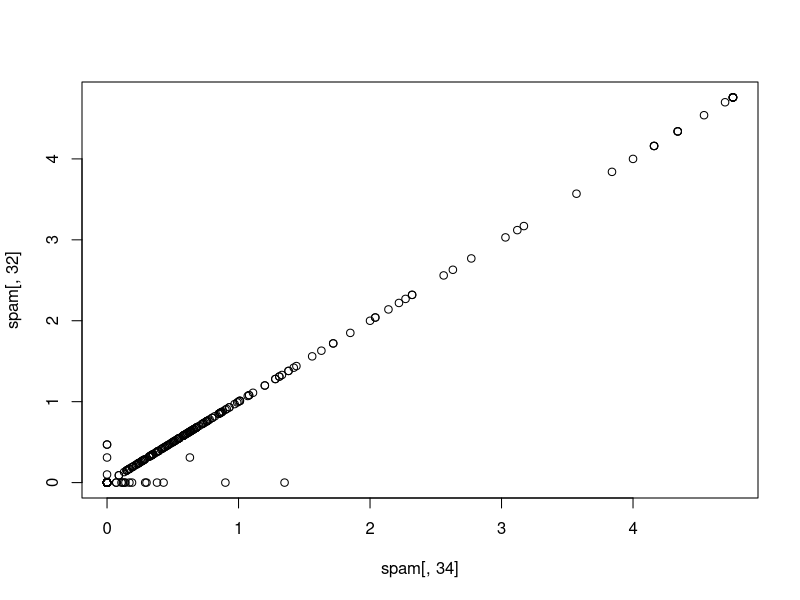
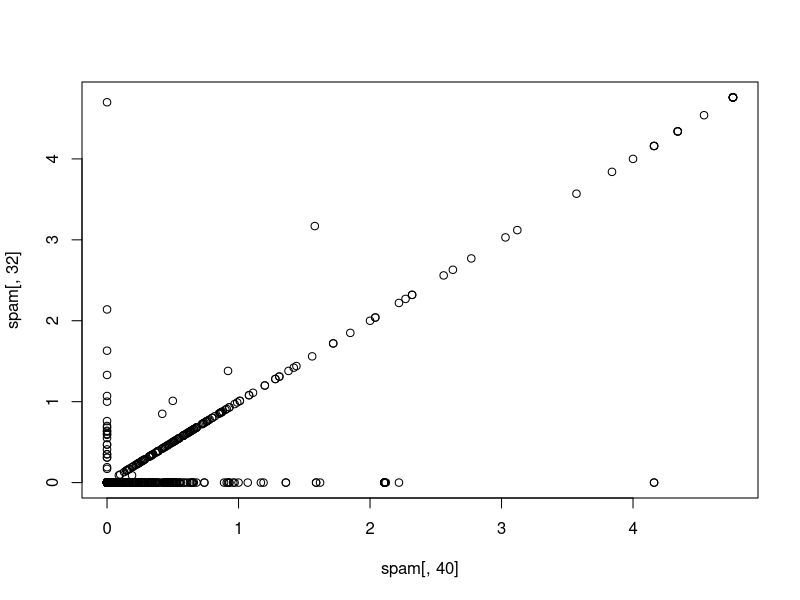
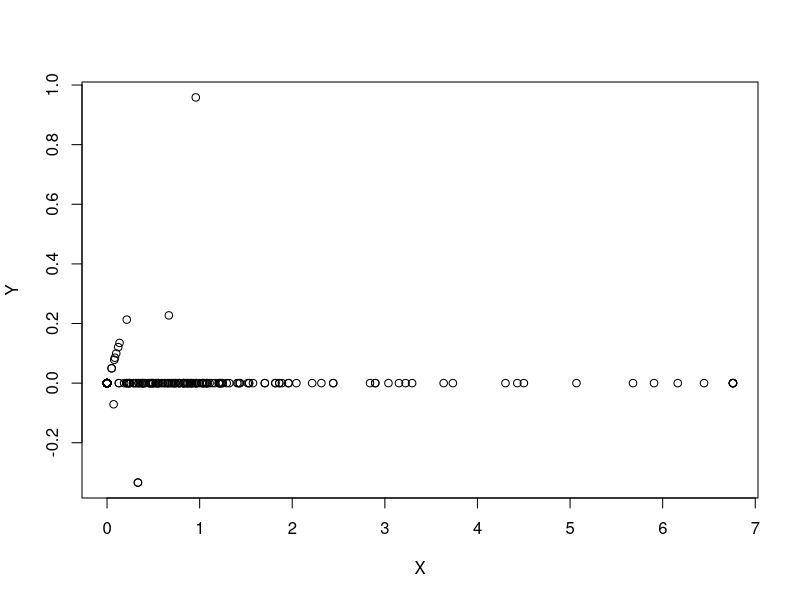
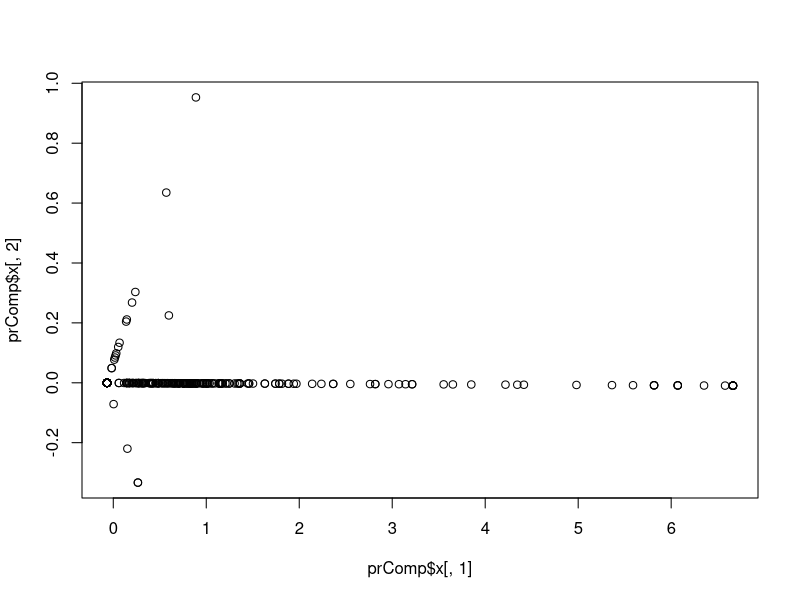
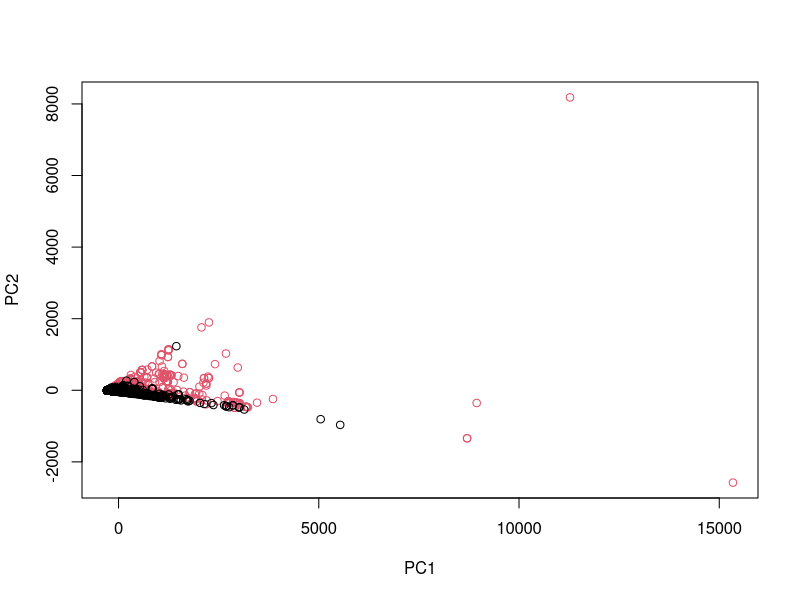
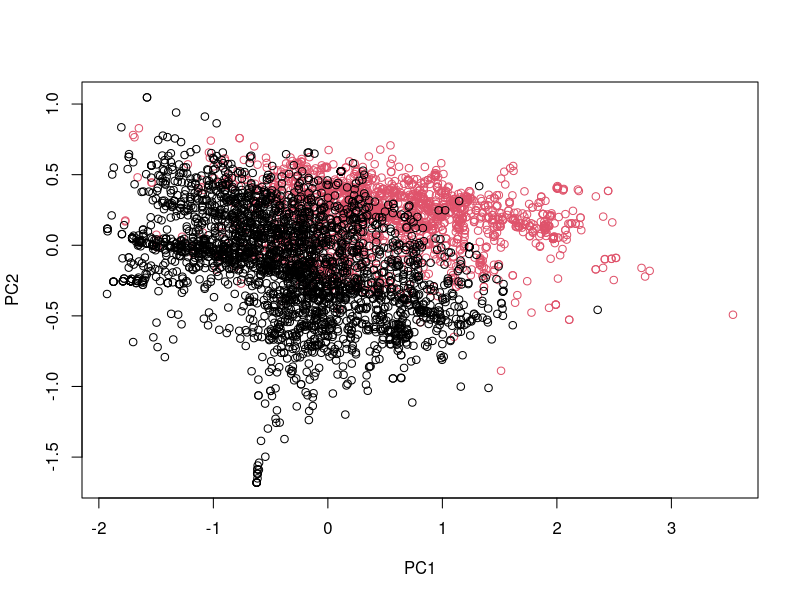
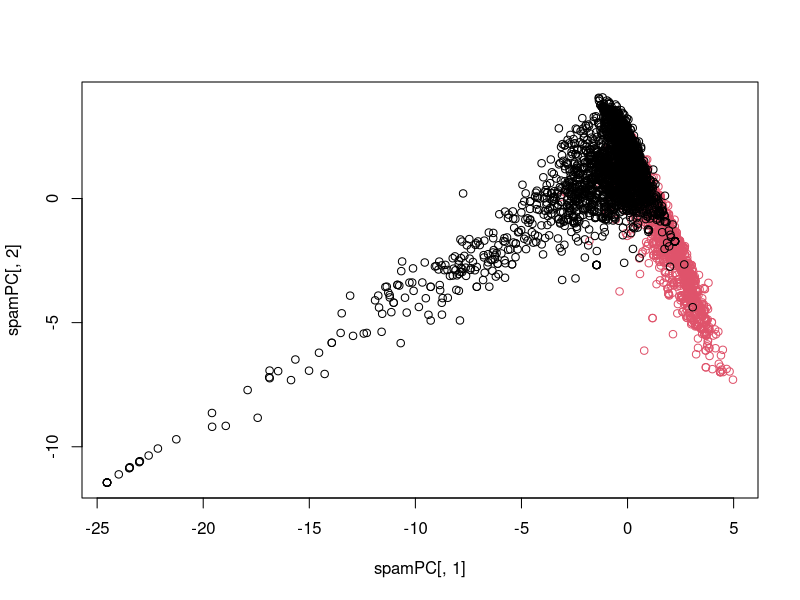

The R source for these figures, in order: (Note: this script raises an error after producing the figures.)
# Coursera JHPH Data Science
# 08 - Pratical Machine Learning
# Week 2 | Lecture 7 - Preprocessing with PCA
#
# Joe Nguyen | 13 Nov, 2015

# Change working directory
dirBase <- "/home/joe/Documents/01-coursera/01-data-science"
dirWorking <- "/08-practical-ml"
setwd(file.path(dirBase, dirWorking))
rm(list = ls())

library(caret); library(kernlab); data("spam")
inTrain <- createDataPartition(y = spam$type, p = 0.75, list = FALSE)
training <- spam[inTrain,]; testing <- spam[-inTrain,]

M <- abs(cor(training[,-58]))
diag(M) <- 0
which(M > 0.8, arr.ind = TRUE)

# Correlated predictors
names(spam)[c(34,32)]
names(spam)[c(40,32)]

plot(spam[,34], spam[,32])
plot(spam[,40], spam[,32])

# Remove correlated predictors: idea of PCA
# Benefits:
# 1) reduced number of predictors
# 2) reduced noise (due to averaging)

# We could rotate the plot
X <- 0.71*training$num415 + 0.71*training$num857
Y <- 0.71*training$num415 - 0.71*training$num857
plot(X,Y)

# ^most of variability occurs along x-axis (summation of predictors), and data clustered at zero on y-axis (difference of predictors).
# Here, summation of predictors captures most of the information about both predictors, so use summation (for PCA). Also, taking difference results in less information.

# Principle components in R
smallSpam <- spam[, c(34,32)]
prComp <- prcomp(smallSpam)
plot(prComp$x[,1], prComp$x[,2])

# Rotation matrix
prComp$rotation

# PCA on spam data
typeColour <- ((spam$type == "spam") * 1 + 1)
prComp <- prcomp(spam[,-58])
plot(prComp$x[,1], prComp$x[,2], col = typeColour, xlab = "PC1", ylab = "PC2")

# Log data to make Gaussian
prComp <- prcomp(log10(spam[,-58] + 1))
plot(prComp$x[,1], prComp$x[,2], col = typeColour, xlab = "PC1", ylab = "PC2")


## PCA with caret (specify 2 PCs)
preProc <- preProcess(log(spam[,-58] + 1), method = "pca", pcaComp = 2)
spamPC <- predict(preProc, log(spam[,-58] + 1))
plot(spamPC[,1], spamPC[,2], col = typeColour)

# PCA preprocess on training set
preProc <- preProcess(log(training[,-58] + 1), method = "pca", pcaComp = 2)
trainPc <- predict(preProc, log(training[,-58] + 1))
modelFit <- train(training$type ~ ., method = "glm", data = trainPc)

# prediction
testPc <- predict(preProc, log(testing[,-58] + 1))
confusionMatrix(testing$type, predict(modelFit, testPc))


## Alternative -> this method sets the number of PCs in training phase
modelFit <- train(training$type ~ ., method = "glm", preProcess = "pca", data = training)
confusionMatrix(testing$type, predict(modelFit, testing))
